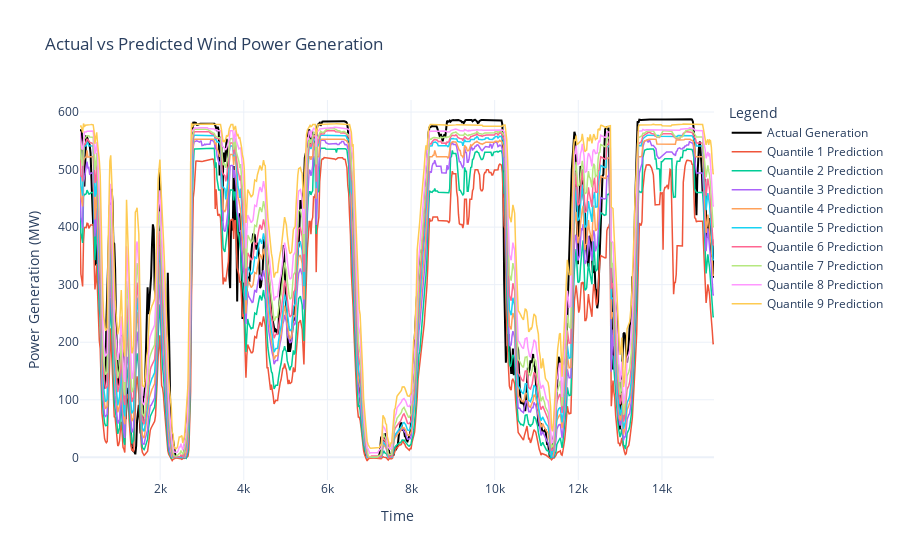

Write notebook code for a chart like this one.
### Code cell
import plotly.graph_objects as go

# Create an empty figure
fig = go.Figure()

# Plot actual values
fig.add_trace(go.Scatter(
    x=df_resampled_merged_wind_2.index,  # Assuming the index is time or some sequence
    y=y_wind,  # Actual values
    mode='lines',
    customdata=df_resampled_merged_wind_2['WindSpeed:100'],
    hovertemplate='Wind Speed: %{customdata} m/s<br>Generation: %{y} MW<br>%{x}<extra></extra>',
    name='Actual Generation',
    line=dict(color='black', width=2)  # Style for actual values
))

# Plot predicted values for each quantile
for quantile in quantiles:
    fig.add_trace(go.Scatter(
        x=df_resampled_merged_wind_2.index,  # Assuming same x-axis for predictions
        y=df_resampled_merged_wind_2[f'generation_mw_quantile_{quantile}'],  # Predictions for each quantile
        mode='lines',
        name=f'Quantile {quantile} Prediction',
        line=dict(width=1.5)  # Style for predicted values
    ))

# Update layout for better visualization
fig.update_layout(
    title='Actual vs Predicted Wind Power Generation',
    xaxis_title='Time',
    yaxis_title='Power Generation (MW)',
    legend_title='Legend',
    hovermode='x',
    template='plotly_white'
)

# Show the plot
fig.show()

### Figure 1 — Plotly figure (JSON) as saved in the notebook; plotly's stock layout.template omitted (floating-point values rounded to 4 significant figures; data arrays with more than 128 entries replaced by an {"elided": "..."} marker saying what was removed)
{"data": [{"customdata": {"elided": "713 float values"}, "hovertemplate": "Wind Speed: %{customdata} m/s<br>Generation: %{y} MW<br>%{x}<extra></extra>", "line": {"color": "black", "width": 2}, "mode": "lines", "name": "Actual Generation", "type": "scatter", "x": {"elided": "713 int values"}, "y": {"elided": "713 float values"}}, {"line": {"width": 1.5}, "mode": "lines", "name": "Quantile 1 Prediction", "type": "scatter", "x": {"elided": "713 int values"}, "y": {"elided": "713 float values"}}, {"line": {"width": 1.5}, "mode": "lines", "name": "Quantile 2 Prediction", "type": "scatter", "x": {"elided": "713 int values"}, "y": {"elided": "713 float values"}}, {"line": {"width": 1.5}, "mode": "lines", "name": "Quantile 3 Prediction", "type": "scatter", "x": {"elided": "713 int values"}, "y": {"elided": "713 float values"}}, {"line": {"width": 1.5}, "mode": "lines", "name": "Quantile 4 Prediction", "type": "scatter", "x": {"elided": "713 int values"}, "y": {"elided": "713 float values"}}, {"line": {"width": 1.5}, "mode": "lines", "name": "Quantile 5 Prediction", "type": "scatter", "x": {"elided": "713 int values"}, "y": {"elided": "713 float values"}}, {"line": {"width": 1.5}, "mode": "lines", "name": "Quantile 6 Prediction", "type": "scatter", "x": {"elided": "713 int values"}, "y": {"elided": "713 float values"}}, {"line": {"width": 1.5}, "mode": "lines", "name": "Quantile 7 Prediction", "type": "scatter", "x": {"elided": "713 int values"}, "y": {"elided": "713 float values"}}, {"line": {"width": 1.5}, "mode": "lines", "name": "Quantile 8 Prediction", "type": "scatter", "x": {"elided": "713 int values"}, "y": {"elided": "713 float values"}}, {"line": {"width": 1.5}, "mode": "lines", "name": "Quantile 9 Prediction", "type": "scatter", "x": {"elided": "713 int values"}, "y": {"elided": "713 float values"}}], "layout": {"hovermode": "x", "legend": {"title": {"text": "Legend"}}, "title": {"text": "Actual vs Predicted Wind Power Generation"}, "xaxis": {"title": {"text": "Time"}}, "yaxis": {"title": {"text": "Power Generation (MW)"}}}}
